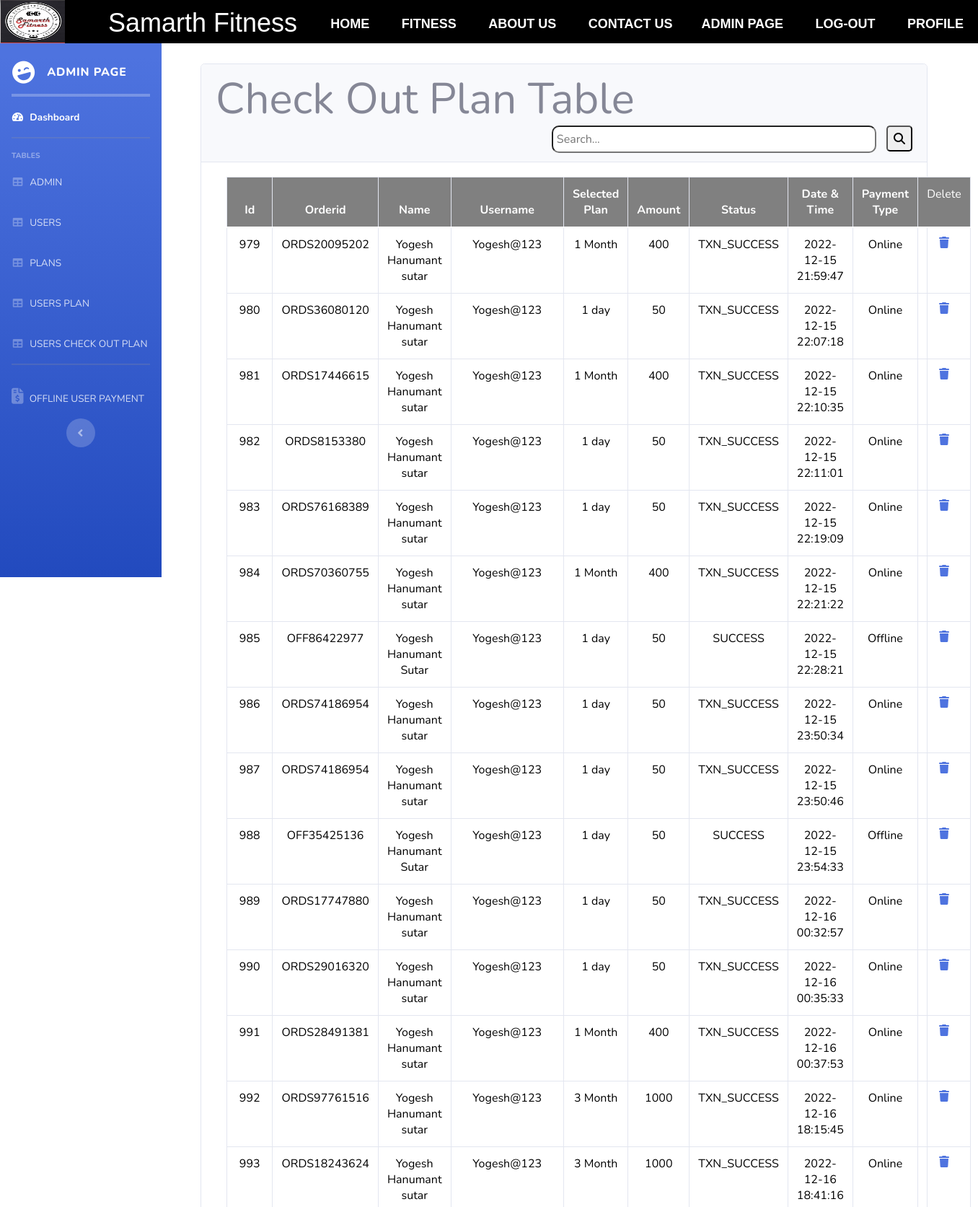
Screenshot of /admin_panel_users_check_plan.php (signed in, upper part) with the database file from the repository.
### tables this page shows
CREATE TABLE `checkoutplane` (
  `id` int(11) NOT NULL,
  `orderid` int(100) NOT NULL,
  `order_new_id` varchar(30) NOT NULL,
  `name` varchar(200) NOT NULL,
  `username` varchar(30) NOT NULL,
  `selected_plan` varchar(30) NOT NULL,
  `txn_amount` int(20) NOT NULL,
  `status` varchar(30) NOT NULL,
  `duration` varchar(300) NOT NULL,
  `payment_type` varchar(100) NOT NULL,
  `resettoken` varchar(222) NOT NULL,
  `datetime` datetime DEFAULT current_timestamp()
);

### admin_panel_users_check_plan.php (the view, shortened to what this page needs)
<?php
require('nav.php');
require('alert.php');
$query = "SELECT * FROM `checkoutplane`";
$checkoutplanresult = mysqli_query($conn, $query);
?>
<!DOCTYPE html>
<html lang="en">
<head>
    <link href="vendor/fontawesome-free/css/all.min.css" rel="stylesheet" type="text/css">
    <link href="css/sb-admin-2.min.css" rel="stylesheet">
    <link rel="stylesheet" href="home.css">
</head>
<body id="page-top">
    <div>
        <ul class="navbar-nav bg-gradient-primary sidebar sidebar-dark accordion" id="accordionSidebar" style="position: fixed; z-index:2;">
            <a class="sidebar-brand d-flex align-items-center justify-content-center" style="padding-bottom:30px; padding-top:100px; margin-right:15px;" href="badminpage.php">
                <div class="sidebar-brand-icon rotate-n-15">
                    <i class="fas fa-laugh-wink"></i>
                </div>
                <div class="sidebar-brand-text mx-3">Admin Page </div>
            </a>
            <hr class="sidebar-divider my-0" style="padding:1px; margin-top:20px; color:white;">
            <li class="nav-item active">
                <a class="nav-link" href="badminpage.php">
                    <i class="fas fa-fw fa-tachometer-alt"></i>
                    <span>Dashboard</span></a>
            </li>
            <hr class="sidebar-divider">
            <div class="sidebar-heading">
                TABLES
            </div>
            <li class="nav-item">
                <a class="nav-link" href="admin_panel_admins.php">
                    <i class="fas fa-fw fa-table"></i>
                    <span>ADMIN</span></a>
            </li>
            <li class="nav-item">
                <a class="nav-link" href="admin_panel_users.php">
                    <i class="fas fa-fw fa-table"></i>
                    <span>USERS</span></a>
            </li>
            <li class="nav-item">
                <a class="nav-link" href="admin_panel_plans.php">
                    <i class="fas fa-fw fa-table"></i>
                    <span>PLANS</span></a>
            </li>
            <li class="nav-item">
                <a class="nav-link" href="admin_panel_users_plan.php">
                    <i class="fas fa-fw fa-table"></i>
                    <span>USERS PLAN</span></a>
            </li>
            <li class="nav-item">
                <a class="nav-link" href="admin_panel_users_check_plan.php">
                    <i class="fas fa-fw fa-table"></i>
                    <span>USERS CHECK OUT PLAN</span></a>
            </li>
            <hr class="sidebar-divider d-none d-md-block">
            <li class="nav-item">
                <a class="nav-link" href="admin_panel_offline_users_payment.php">
                <i class="fa-sharp fa-solid fa-file-invoice-dollar" style="font-size: 22px;"></i>
                    <span>OFFLINE USER PAYMENT </span></a>
            </li>
            <div class="text-center d-none d-md-inline">
                <button class="rounded-circle border-0" id="sidebarToggle"></button>
            </div>
        </ul>
        <div>
            <div style="padding-left: 200px; padding-top:40px;">
                <div class="admintable" id="admintable">
                    <div class="row mt-5">
                        <div class="col" style="margin-right: -30px; padding-right: 0px; margin-left: 30px;">
                            <div class="card ms-5">
                                <div class="card-header ">
                                    <h1 style="font-size: 60px; ">Check Out Plan Table </h1>
                                    <form action="" method="POST">
                                        <div style="float: right; ">
                                            <input class="searchbox" type="text" placeholder="Search..." name="filter_value">
                                            <button type="submit" class="searchicon" name="filter_btn" onclick="hiddencontent()" id="hiddenstart"> <i class="fa-solid fa-magnifying-glass" aria-hidden="true"></i> </button>
                                        </div>
                                    </form>
                                </div>
                                <div class="card-body">
                                    <table class="table table-bordered text-center ">
                                        <thead>
                                            <tr class="" style="background-color: gray; color:white; border:none;">
                                                <th>Id</th>
                                                <th>Orderid</th>
                                                <th>Name</th>
                                                <th>Username</th>
                                                <th>Selected Plan</th>
                                                <th>Amount</th>
                                                <th>Status</th>
                                                <th>Date & Time</th>
                                                <th>Payment Type</th>
                                                <td>Delete</td>
                                            </tr>
                                        </thead>
                                        <?php
                                        if (isset($_POST['filter_btn'])) {
                                            $filter_value = $_POST['filter_value'];
                                            $query = "SELECT * FROM `checkoutplane` WHERE CONCAT(id,orderid,name,username,selected_plan,txn_amount,status,payment_type,datetime) LIKE '%$filter_value%'";
                                            $query_run = mysqli_query($conn, $query);
                                            if (mysqli_num_rows($query_run) > 0) {
                                                while ($data = mysqli_fetch_array($query_run)) {
                                        ?>
                                                    <tr class="innerdetail" style="color: black;">
                                                        <td><?php echo $data['id'] ?></td>
                                                        <td><?php echo $data['order_new_id'] ?></td>
                                                        <td><?php echo $data['name'] ?></td>
                                                        <td><?php echo $data['username'] ?></td>
                                                        <td><?php echo $data['selected_plan'] ?></td>
                                                        <td><?php echo $data['txn_amount'] ?></td>
                                                        <td><?php echo $data['status'] ?></td>
                                                        <td><?php echo $data['datetime'] ?></td>
                                                        <td><?php echo $data['payment_type'] ?></td>
                                                        <?php
                                                        echo
                                                        '
                                        <td>
                                            <a href="admin_panel_users_check_plan.php?delete_checkout_new_orderid='.$data['order_new_id'].'&
                                            delete_checkout_username=' . $data['username'] . '& delete_checkout_planname='.$data['selected_plan'].'" id="delete_user_detail" onclick="return check_delete_detail()" > <i class="fa-solid fa-trash"></i></a>
                                        </td>'
                                                        ?>
                                                    </tr>
                                                    <script>
                                                        function check_delete_detail() {
                                                            return confirm('Are you sure you want to DELETE this Recorde');
                                                        }
                                                    </script>
                                                <?php
                                                }
                                            } else {
                                                ?>
                                                <div id="hiddenvalues">
                                                    <tr>
                                                        <td colspan='10' style="color: black;">
                                                            Record Not Found
                                                        </td>
                                                    </tr>
                                                </div>
                                            <?php
                                            }
                                        } elseif (isset($_POST['filter_btn']) == false) {
                                            while ($data = mysqli_fetch_assoc($checkoutplanresult)) {
                                            ?>
                                                <tr class="innerdetail" style="color: black;">
                                                    <td><?php echo $data['id'] ?></td>
                                                    <td><?php echo $data['order_new_id'] ?></td>
                                                    <td><?php echo $data['name'] ?></td>
                                                    <td><?php echo $data['username'] ?></td>
                                                    <td><?php echo $data['selected_plan'] ?></td>
                                                    <td><?php echo $data['txn_amount'] ?></td>
                                                    <td><?php echo $data['status'] ?></td>
                                                    <td><?php echo $data['datetime'] ?></td>
                                                    <td><?php echo $data['payment_type'] ?></td>
                                                    <?php
                                                        echo
                                                        '
                                        <td>
                                            <a href="admin_panel_users_check_plan.php?delete_checkout_new_orderid='.$data['order_new_id'].'&
                                            delete_checkout_username=' . $data['username'] . ' &delete_checkout_planname='.$data['selected_plan'].'"id="delete_user_detail" onclick="return check_delete_detail()" > <i class="fa-solid fa-trash"></i></a>
                                        </td>'
                                                        ?>
                                                    </tr>
                                        <?php
                                            }
                                        }
                                        ?>
                                    </table>
                                </div>
                            </div>
                        </div>
                    </div>
                </div>
            </div>
            <br>
            <br><br>
</body>
</html>

### home.css (style rules this page uses)
* { padding: 0%; margin: 0%; }
.row { position: inherit; }
.row { margin-right: 100px; }

### nav.php (style rules this page uses)
table { margin-left: 15px; border-collapse: collapse; width: 90%; }

### admin_panel_users_check_plan.php (style rules this page uses)
.searchbox { border-radius: 10px; padding: 5px; margin-right: 10px; width: 450px; margin-top: -40px; }
.searchicon { padding: 8px; border-radius: 5px; margin-top: -40px; }

### rows the page displays
checkoutplane: id "979", order_new "ORDS20095202", name "Yogesh Hanumant sutar", username "Yogesh@123", selected_plan "1 Month", txn_amount "400", status "TXN_SUCCESS", datetime "2022-12-15 21:59:47", payment_type "Online"
checkoutplane: id "980", order_new "ORDS36080120", name "Yogesh Hanumant sutar", username "Yogesh@123", selected_plan "1 day", txn_amount "50", status "TXN_SUCCESS", datetime "2022-12-15 22:07:18", payment_type "Online"
checkoutplane: id "981", order_new "ORDS17446615", name "Yogesh Hanumant sutar", username "Yogesh@123", selected_plan "1 Month", txn_amount "400", status "TXN_SUCCESS", datetime "2022-12-15 22:10:35", payment_type "Online"
checkoutplane: id "982", order_new "ORDS8153380", name "Yogesh Hanumant sutar", username "Yogesh@123", selected_plan "1 day", txn_amount "50", status "TXN_SUCCESS", datetime "2022-12-15 22:11:01", payment_type "Online"
checkoutplane: id "983", order_new "ORDS76168389", name "Yogesh Hanumant sutar", username "Yogesh@123", selected_plan "1 day", txn_amount "50", status "TXN_SUCCESS", datetime "2022-12-15 22:19:09", payment_type "Online"
checkoutplane: id "984", order_new "ORDS70360755", name "Yogesh Hanumant sutar", username "Yogesh@123", selected_plan "1 Month", txn_amount "400", status "TXN_SUCCESS", datetime "2022-12-15 22:21:22", payment_type "Online"
checkoutplane: id "985", order_new "OFF86422977", name "Yogesh Hanumant Sutar", username "Yogesh@123", selected_plan "1 day", txn_amount "50", status "SUCCESS", datetime "2022-12-15 22:28:21", payment_type "Offline"
checkoutplane: id "986", order_new "ORDS74186954", name "Yogesh Hanumant sutar", username "Yogesh@123", selected_plan "1 day", txn_amount "50", status "TXN_SUCCESS", datetime "2022-12-15 23:50:34", payment_type "Online"
checkoutplane: id "987", order_new "ORDS74186954", name "Yogesh Hanumant sutar", username "Yogesh@123", selected_plan "1 day", txn_amount "50", status "TXN_SUCCESS", datetime "2022-12-15 23:50:46", payment_type "Online"
checkoutplane: id "988", order_new "OFF35425136", name "Yogesh Hanumant Sutar", username "Yogesh@123", selected_plan "1 day", txn_amount "50", status "SUCCESS", datetime "2022-12-15 23:54:33", payment_type "Offline"
checkoutplane: id "989", order_new "ORDS17747880", name "Yogesh Hanumant sutar", username "Yogesh@123", selected_plan "1 day", txn_amount "50", status "TXN_SUCCESS", datetime "2022-12-16 00:32:57", payment_type "Online"
checkoutplane: id "990", order_new "ORDS29016320", name "Yogesh Hanumant sutar", username "Yogesh@123", selected_plan "1 day", txn_amount "50", status "TXN_SUCCESS", datetime "2022-12-16 00:35:33", payment_type "Online"
checkoutplane: id "991", order_new "ORDS28491381", name "Yogesh Hanumant sutar", username "Yogesh@123", selected_plan "1 Month", txn_amount "400", status "TXN_SUCCESS", datetime "2022-12-16 00:37:53", payment_type "Online"
checkoutplane: id "992", order_new "ORDS97761516", name "Yogesh Hanumant sutar", username "Yogesh@123", selected_plan "3 Month", txn_amount "1000", status "TXN_SUCCESS", datetime "2022-12-16 18:15:45", payment_type "Online"
checkoutplane: id "993", order_new "ORDS18243624", name "Yogesh Hanumant sutar", username "Yogesh@123", selected_plan "3 Month", txn_amount "1000", status "TXN_SUCCESS", datetime "2022-12-16 18:41:16", payment_type "Online"
